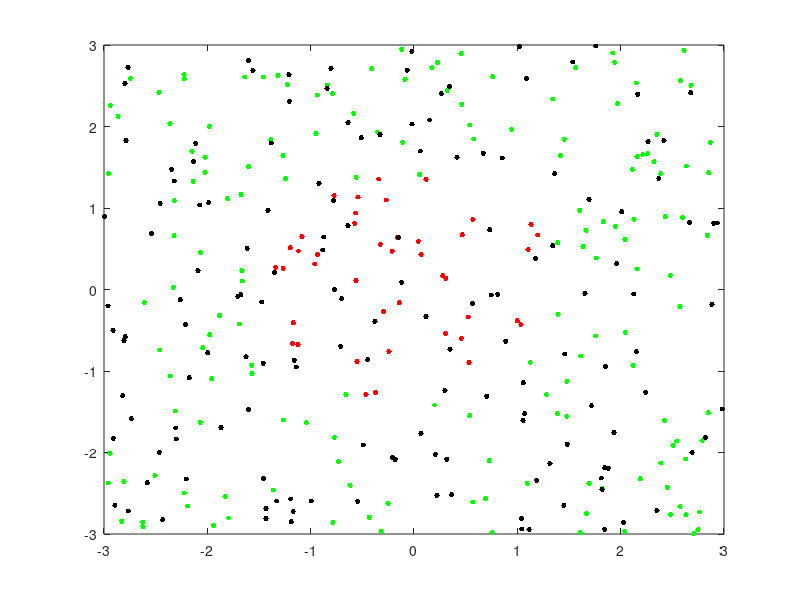

MATLAB code for this plot:
%%% Base de dados aleatória em formato de circunferência %%%
n = 200;
for i = 1:n
  xr(i,:) = rand(1,2)*6 - 3;
  if (xr(i,1))^2 + (xr(i,2))^2 <= 2
    y(i) = 1;
  else
    y(i) = -1;
  endif
endfor

% Definindo rótulos dos dados de teste para a comparação: %
m = 150;
for i = 1:m
  xnr(i,:) = rand(1,2)*6 - 3;
  if (xnr(i,1))^2 + (xnr(i,2))^2 <= 2
    yytest(i) = 1;
  else
    yytest(i) = -1;
  endif
endfor

ytest = yytest';
X = [xr y'];
indn = y < 0;
indp = y > 0;

% Plotagem dos pontos %
plot(X(indn,1),X(indn,2),'g.','markersize',12,X(indp,1),X(indp,2),'r.','markersize',12)
hold on
plot(xnr(:,1),xnr(:,2),'k.','markersize',12)
